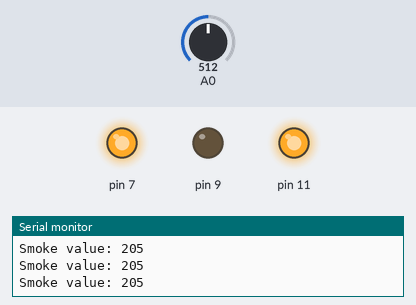
Recording of a sketch running on a simulated Arduino Uno, built with avr-gcc and run on an emulated ATmega328P. On the bench: output pins drawn as LEDs (lit = HIGH), the last lines printed to the serial monitor. Inputs (shaded band) come from the test bench; at power-on: A0 = 512.

Above: at 1.2 s.
1.3 s: A0 set to 220
2.8 s: A0 set to 196
At 3.5 s:
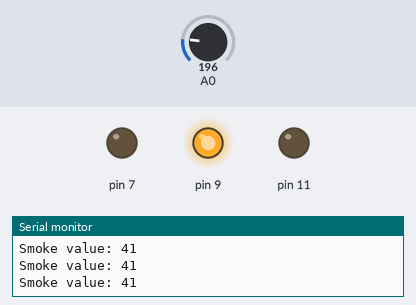
4.3 s: A0 set to 306
At 4.7 s:
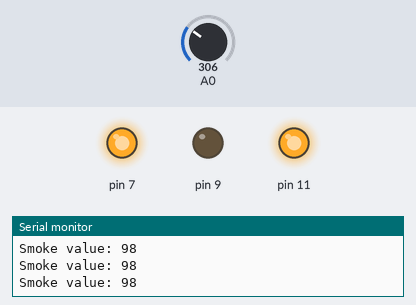
7.3 s: A0 set to 122
At 8.4 s:
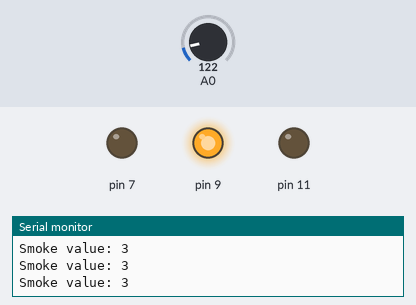
Timing chart, 0 to 9.8 s (numbered marks = the images above; inputs shaded):
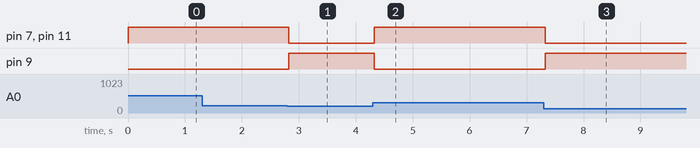

The sketch:

smoke_detector.ino
```cpp
//Topic: Smoke Detection
//Name(Rollno): Deepthi Mushini (30)
//Branch: ENC   Sem: 5
// C++ code
const int smokeRef = 50;
int smoke = 0;
void setup()
{
  pinMode(9, OUTPUT);
  pinMode(7, OUTPUT);
  pinMode(11, OUTPUT);
  pinMode(A0, INPUT);
  Serial.begin(9600);
}

void loop()
{
  smoke = map(((analogRead(A0)-20)*3.04),0,1023,-50,125);
  Serial.print("Smoke value: ");
  Serial.println(smoke);

  if(smokeRef<=smoke)
  {
  digitalWrite(7, HIGH);
  digitalWrite(9, LOW);
  digitalWrite(11, HIGH);
  }
  else
  {
  digitalWrite(9, HIGH);
  digitalWrite(7, LOW);
  digitalWrite(11, LOW);
  }
}
```

Measured:
- the behaviour switches between 213 and 212 on A0 (found by bisection; images 0 and 1)
- after the input at 2.8 s, pin 7, pin 11: HIGH → LOW at once; pin 9: LOW → HIGH at once
- after the input at 4.3 s, pin 7, pin 11: LOW → HIGH at once; pin 9: HIGH → LOW at once
- after the input at 7.3 s, pin 7, pin 11: HIGH → LOW at once; pin 9: LOW → HIGH at once
